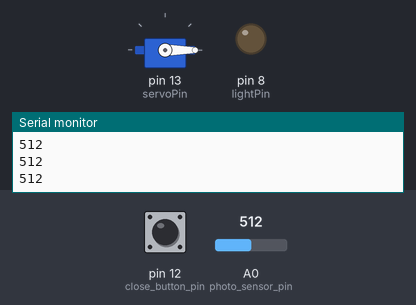
This sketch was run on a simulated Arduino Uno, built with avr-gcc and run on an emulated ATmega328P. Parts: servo, output pins drawn as LEDs (lit = HIGH), the last lines printed to the serial monitor. Inputs (shaded band) come from the test bench; at power-on: A0 (photo_sensor_pin) = 512, pin 12 (close_button_pin) LOW.

Above: at 1.2 s.
1.3 s: A0 (photo_sensor_pin) set to 690
2.8 s: A0 (photo_sensor_pin) set to 718
At 3.8 s:
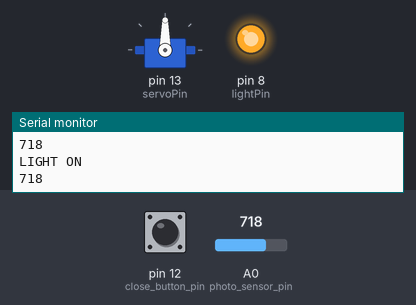
4.5 s: pin 12 (close_button_pin) pulled HIGH for 0.15 s
At 4.7 s:
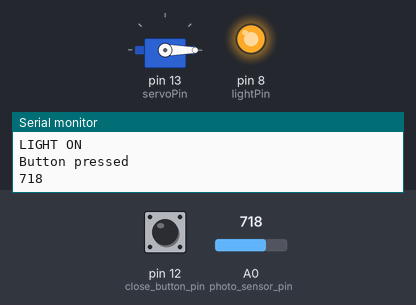
6.3 s: A0 (photo_sensor_pin) set to 511
At 7.8 s:
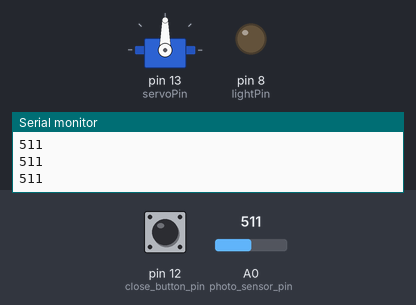
8.1 s: A0 (photo_sensor_pin) set to 710
At 9.5 s:
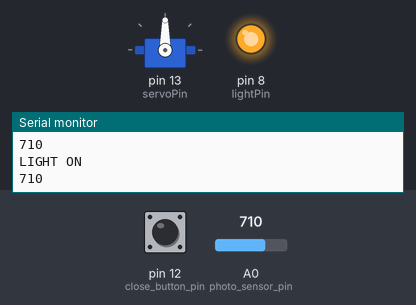
9.9 s: A0 (photo_sensor_pin) set to 306
At 11.0 s:
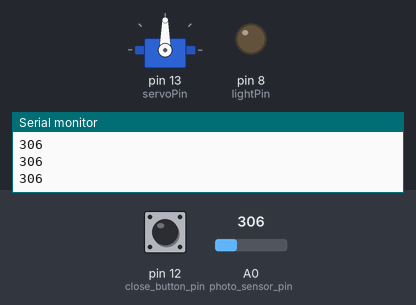
Timing chart, 0 to 12.7 s (numbered marks = the images above; inputs shaded):
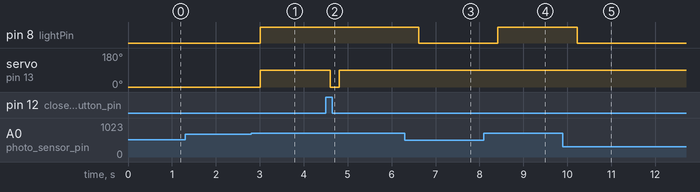

The sketch:

turn_stall.ino
```cpp
// Include the Servo library
#include <Servo.h>


// Declare the Servo pin, Servo variables
int servoPin = 13;
char servo_degree;
// Create a servo object
Servo Servo1;


//Photo resistor variables
int photo_sensor_pin = A0;
const int lightPin = 8;
int photo_value;

//Close Button variables
const int close_button_pin= 12;
int close_button_state;


void setup() {
   // We need to attach the servo to the used pin number
   //Servo setup
   Servo1.attach(servoPin);
   Serial.begin(9600);
   closeGate();

  //Setup for photoresistor
  pinMode(photo_sensor_pin, INPUT);
  pinMode(lightPin, OUTPUT);
  Serial.begin(9600);

  //Setup for close button
  pinMode(close_button_pin, INPUT);
  Serial.begin(9600);
}
void loop(){
  servo_degree  = Serial.read();
  if(servo_degree == '1'){
    openGate();
  }else if(servo_degree == '0'){
    closeGate();
  }

   //photo code
   photo_value = analogRead(photo_sensor_pin);
 Serial.println(photo_value);
 delay(200);
 if(photo_value > 700){
  turnOnLight();
  openGate();
 }
 else{
  turnOffLight();
 }

 //close button code
 close_button_state = digitalRead(12);
 if(close_button_state==HIGH){
  Serial.println("Button pressed");
  closeGate();
 }

}


//SERVO FUNCTIONS
void openGate(){
  Servo1.write(90);

}


void closeGate(){
  Servo1.write(0);

}

//PHOTORESISTOIR FUNCTIONS
void turnOnLight(){
  digitalWrite(lightPin, HIGH);
  Serial.println("LIGHT ON");
}

void turnOffLight(){
  digitalWrite(lightPin, LOW);
}
```

Measured:
- the behaviour switches between 700 and 701 on A0 (photo_sensor_pin) (found by bisection; images 0 and 1)
- after the input at 2.8 s, pin 8 (lightPin): LOW → HIGH after 0.20 s; servo on pin 13 (servoPin): 0° → 90° after 0.21 s
- after the input at 4.5 s, servo on pin 13 (servoPin): 90° → 0° after 0.11 s, → 90° 0.20 s later
- after the input at 6.3 s, pin 8 (lightPin): HIGH → LOW after 0.31 s
- after the input at 8.1 s, pin 8 (lightPin): LOW → HIGH after 0.32 s
- after the input at 9.9 s, pin 8 (lightPin): HIGH → LOW after 0.32 s
